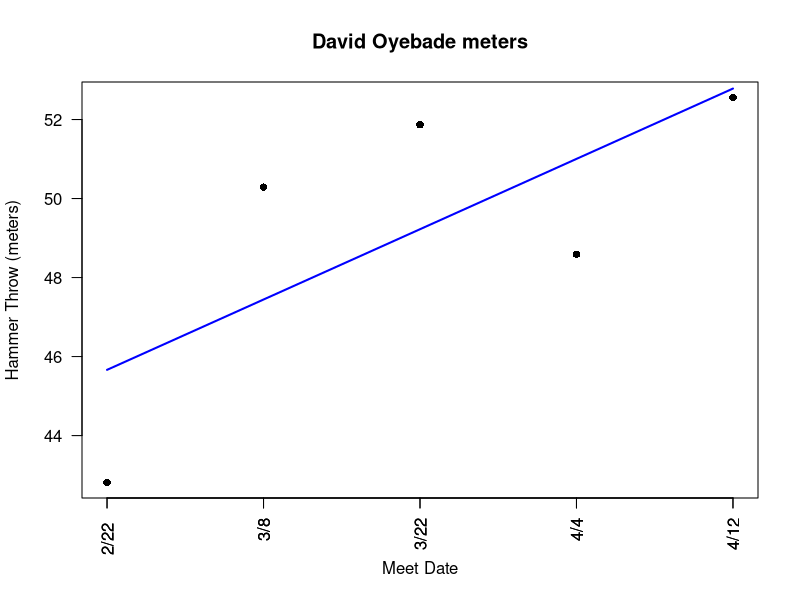

Here is the R script that generated this plot:

# Create the data frame
data <- data.frame(
  Dates = c("2/22 ", "3/8", "3/22" ,"4/4","4/12"),
  Times = c(42.81, 50.29, 51.87,48.59,52.56)
)

# Convert Dates to a factor (ensuring order is preserved)
data$Dates <- factor(data$Dates, levels = data$Dates)

# Create a numeric index for regression
data$Date_Index <- as.numeric(data$Dates)

# Create the scatter plot (without regression line)
plot(data$Date_Index, data$Times,
     xaxt = "n",  # Remove default x-axis labels
     xlab = "Meet Date",
     ylab = "Hammer Throw (meters)",
     main = "David Oyebade meters",
     col = "black", pch = 16, las = 2)  

# Add custom x-axis labels
axis(1, at = data$Date_Index, labels = data$Dates, las = 2)

# Perform linear regression
model <- lm(Times ~ Date_Index, data = data)

# Add a fitted regression line
lines(data$Date_Index, predict(model), col = "blue", lwd = 2)
# Add custom x-axis labels
axis(1, at = data$Date_Index, labels = data$Dates, las = 2)

